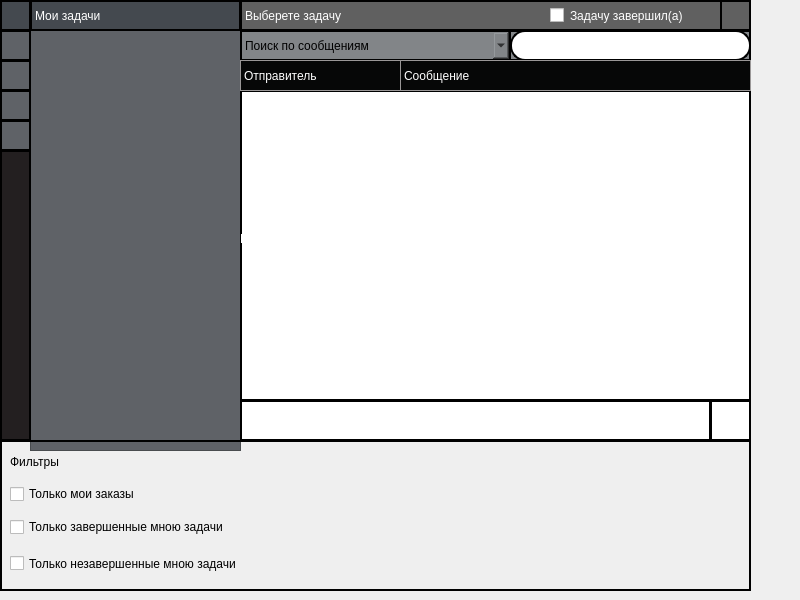
    <widget class="QWidget" name="page_3">
     <widget class="QTableView" name="tableView_allTasks_onMain">
      <property name="geometry">
       <rect>
        <x>30</x>
        <y>30</y>
        <width>211</width>
        <height>421</height>
       </rect>
      </property>
      <property name="styleSheet">
       <string notr="true">QTableView
{


	font: 600 9pt &quot;Segoe UI Semibold&quot;;
	background-color: rgb(95, 98, 103);
	font-size:14px;
	outline:none;
}

QTableView::item:selected
{
	
	background-color: rgb(64, 64, 64);
   /* border: 5px solid #f6f7fa;*/
    border-color: rgb(64, 64, 64);
}




QHeaderView::section {
   border: 2px solid rgb(0, 0, 0);

	font: 600 9pt &quot;Segoe UI Semibold&quot;;
	background-color: rgb(95, 98, 103);
	font-size:14px;
	outline:none;
} 

QScrollBar:vertical {
     border: none;
     background: rgb(87, 87, 87);
	 width:6px;
	 

 }
 QScrollBar::handle:vertical {
	 border-radius: 5px;
     background: rgb(134, 134, 134);
     min-height: 25px;
 }
 QScrollBar::add-line:vertical {
     background-color:none
 }

 QScrollBar::sub-line:vertical {
      background-color:none
 }


 QScrollBar::add-page:vertical, QScrollBar::sub-page:vertical {
     background: none;
 }

</string>
      </property>
     </widget>
     <widget class="QLabel" name="label_9">
      <property name="geometry">
       <rect>
        <x>30</x>
        <y>0</y>
        <width>211</width>
        <height>31</height>
       </rect>
      </property>
      <property name="styleSheet">
       <string notr="true">QLabel
{
	border: 2px solid rgb(0, 0, 0);
	background-color: rgb(68, 73, 79);
	color: white;
	font: 600 11pt &quot;Segoe UI Semibold&quot;;

}</string>
      </property>
      <property name="text">
       <string>Мои задачи</string>
      </property>
     </widget>
     <widget class="QPushButton" name="pushButton_createTask_onMain">
      <property name="geometry">
       <rect>
        <x>0</x>
        <y>30</y>
        <width>31</width>
        <height>31</height>
       </rect>
      </property>
      <property name="styleSheet">
       <string notr="true">
QPushButton
{
	border: 2px solid rgb(0, 0, 0);
	background-color: rgb(95, 98, 103);
}</string>
      </property>
      <property name="text">
       <string/>
      </property>
      <property name="icon">
       <iconset resource="images.qrc">
        <normaloff>:/img/plusChat.png</normaloff>:/img/plusChat.png</iconset>
      </property>
     </widget>
     <widget class="QPlainTextEdit" name="plainTextEdit_message_onMain">
      <property name="geometry">
       <rect>
        <x>240</x>
        <y>400</y>
        <width>471</width>
        <height>41</height>
       </rect>
      </property>
      <property name="styleSheet">
       <string notr="true">border: 2px solid rgb(0, 0, 0);
font: 600 9pt &quot;Segoe UI Semibold&quot;;
	background-color:none;
</string>
      </property>
     </widget>
     <widget class="QTableView" name="tableView_messages">
      <property name="geometry">
       <rect>
        <x>240</x>
        <y>90</y>
        <width>511</width>
        <height>311</height>
       </rect>
      </property>
      <property name="styleSheet">
       <string notr="true">QTableView
{

	border: 2px solid rgb(0, 0, 0);
	color: white;

	font: 600 9pt &quot;Segoe UI Semibold&quot;;

	font-size:14px;
	outline:none;
	background-image: url(:/img/backgroundPhoto.png);
}

QHeaderView::section {
   border: 2px solid rgb(0, 0, 0);
	font: 600 9pt &quot;Segoe UI Semibold&quot;;
	background-color: rgb(35, 31, 32);
	font-size:14px;
	outline:none;
} 

QScrollBar:vertical {
     border: none;
     background: rgb(87, 87, 87);
	 width:6px;
	 

 }
 QScrollBar::handle:vertical {
	 border-radius: 5px;
     background: rgb(134, 134, 134);
     min-height: 25px;
 }
 QScrollBar::add-line:vertical {
     background-color:none
 }

 QScrollBar::sub-line:vertical {
      background-color:none
 }


 QScrollBar::add-page:vertical, QScrollBar::sub-page:vertical {
     background: none;
 }
</string>
      </property>
     </widget>
     <widget class="QPushButton" name="pushButton_sendMessage_onMain">
      <property name="geometry">
       <rect>
        <x>710</x>
        <y>400</y>
        <width>41</width>
        <height>41</height>
       </rect>
      </property>
      <property name="styleSheet">
       <string notr="true">border: 2px solid rgb(0, 0, 0);
font: 600 9pt &quot;Segoe UI Semibold&quot;;
	background-color:white;
</string>
      </property>
      <property name="text">
       <string/>
      </property>
      <property name="icon">
       <iconset resource="images.qrc">
        <normaloff>:/img/sendMessageIcon.png</normaloff>:/img/sendMessageIcon.png</iconset>
      </property>
     </widget>
     <widget class="QLabel" name="label_currentTask_onMain">
      <property name="geometry">
       <rect>
        <x>240</x>
        <y>0</y>
        <width>511</width>
        <height>31</height>
       </rect>
      </property>
      <property name="styleSheet">
       <string notr="true">QLabel
{
	border: 2px solid rgb(0, 0, 0);
	background-color:rgb(96, 96, 96);
	font: 600 11pt &quot;Segoe UI Semibold&quot;;
	color: white;
}</string>
      </property>
      <property name="text">
       <string>Выберете задачу</string>
      </property>
     </widget>
     <widget class="QPushButton" name="pushButton_aboutTask_onMain">
      <property name="geometry">
       <rect>
        <x>0</x>
        <y>60</y>
        <width>31</width>
        <height>31</height>
       </rect>
      </property>
      <property name="styleSheet">
       <string notr="true">
QPushButton
{
	border: 2px solid rgb(0, 0, 0);
	background-color: rgb(95, 98, 103);
}</string>
      </property>
      <property name="text">
       <string/>
      </property>
      <property name="icon">
       <iconset resource="images.qrc">
        <normaloff>:/img/infoIcon.png</normaloff>:/img/infoIcon.png</iconset>
      </property>
     </widget>
     <widget class="QPushButton" name="pushButton_addPerformers_onMain">
      <property name="geometry">
       <rect>
        <x>0</x>
        <y>90</y>
        <width>31</width>
        <height>31</height>
       </rect>
      </property>
      <property name="styleSheet">
       <string notr="true">
QPushButton
{
	border: 2px solid rgb(0, 0, 0);
	background-color: rgb(95, 98, 103);
}</string>
      </property>
      <property name="text">
       <string/>
      </property>
      <property name="icon">
       <iconset resource="images.qrc">
        <normaloff>:/img/addPerformerIcon.png</normaloff>:/img/addPerformerIcon.png</iconset>
      </property>
     </widget>
     <widget class="QCheckBox" name="checkBox_isTaskCompleted_onMain">
      <property name="geometry">
       <rect>
        <x>550</x>
        <y>0</y>
        <width>241</width>
        <height>31</height>
       </rect>
      </property>
      <property name="styleSheet">
       <string notr="true">QCheckBox
{
	border-radius: 20px;	
	font: 600 11pt &quot;Segoe UI Semibold&quot;;
	color:white;
	background-color:none;
}</string>
      </property>
      <property name="text">
       <string>Задачу завершил(а)</string>
      </property>
     </widget>
     <widget class="QPushButton" name="pushButton_settings_onMain">
      <property name="geometry">
       <rect>
        <x>0</x>
        <y>0</y>
        <width>31</width>
        <height>31</height>
       </rect>
      </property>
      <property name="styleSheet">
       <string notr="true">
QPushButton
{
	border: 2px solid rgb(0, 0, 0);
	background-color: rgb(68, 73, 79);
}</string>
      </property>
      <property name="text">
       <string/>
      </property>
      <property name="icon">
       <iconset resource="images.qrc">
        <normaloff>:/img/settingsIcon.png</normaloff>:/img/settingsIcon.png</iconset>
      </property>
     </widget>
     <widget class="QLabel" name="label_currentTask_onMain_2">
      <property name="geometry">
       <rect>
        <x>240</x>
        <y>30</y>
        <width>511</width>
        <height>31</height>
       </rect>
      </property>
      <property name="styleSheet">
       <string notr="true">QLabel
{
	border: 2px solid rgb(0, 0, 0);
	background-color: rgb(130, 133, 136);
}</string>
      </property>
      <property name="text">
       <string/>
      </property>
     </widget>
     <widget class="QLineEdit" name="lineEdit_chatFilter_onMain">
      <property name="geometry">
       <rect>
        <x>510</x>
        <y>30</y>
        <width>241</width>
        <height>31</height>
       </rect>
      </property>
      <property name="styleSheet">
       <string notr="true">QLineEdit
{
	border: 2px solid rgb(0, 0, 0);
	border-radius: 15px;
	font: 600 10pt &quot;Segoe UI Semibold&quot;;
	background-color:none;
}</string>
      </property>
     </widget>
     <widget class="QComboBox" name="comboBox_selectChatFilter_onMain">
      <property name="geometry">
       <rect>
        <x>240</x>
        <y>30</y>
        <width>271</width>
        <height>31</height>
       </rect>
      </property>
      <property name="styleSheet">
       <string notr="true">QComboBox
{
	border: 2px solid rgb(0, 0, 0);
	background-color:rgb(130, 133, 136);
	font: 600 12pt &quot;Segoe UI Semibold&quot;;
}

QComboBox::drop-down {
	
    subcontrol-origin: padding;
    width: 28px;
	margin: 5px;

	subcontrol-position:right;
    border-left-color: darkgray;
    border-left-style: solid; /* just a single line */
    border-top-right-radius: 3px; /* same radius as the QComboBox */
    border-bottom-right-radius: 3px;
	image: url(:/img/arrowComboBoxIcon.png);

}


</string>
      </property>
      <item>
       <property name="text">
        <string>Поиск по сообщениям</string>
       </property>
       <property name="icon">
        <iconset resource="images.qrc">
         <normaloff>:/img/chatIconForCombobox.png</normaloff>:/img/chatIconForCombobox.png</iconset>
       </property>
      </item>
      <item>
       <property name="text">
        <string>Поиск по отправителю</string>
       </property>
       <property name="icon">
        <iconset resource="images.qrc">
         <normaloff>:/img/userIconForCombobox.png</normaloff>:/img/userIconForCombobox.png</iconset>
       </property>
      </item>
     </widget>
     <widget class="QPushButton" name="pushButton_refreshChat_onMain">
      <property name="geometry">
       <rect>
        <x>720</x>
        <y>0</y>
        <width>31</width>
        <height>31</height>
       </rect>
      </property>
      <property name="styleSheet">
       <string notr="true">QPushButton
{
	background-color:rgb(96, 96, 96);
	border: 2px solid rgb(0, 0, 0);
}
QPushButton:pressed
{
	background-color:rgb(87, 87, 87);
}</string>
      </property>
      <property name="text">
       <string/>
      </property>
      <property name="icon">
       <iconset resource="images.qrc">
        <normaloff>:/img/refreshChatIcon.png</normaloff>:/img/refreshChatIcon.png</iconset>
      </property>
     </widget>
     <widget class="QPushButton" name="pushButton_userCompletedTasks_onSettings">
      <property name="geometry">
       <rect>
        <x>0</x>
        <y>120</y>
        <width>31</width>
        <height>31</height>
       </rect>
      </property>
      <property name="styleSheet">
       <string notr="true">QPushButton
{
	border: 2px solid rgb(0, 0, 0);
	background-color: rgb(95, 98, 103);
}</string>
      </property>
      <property name="text">
       <string/>
      </property>
      <property name="icon">
       <iconset resource="images.qrc">
        <normaloff>:/img/completedTaskIcon.png</normaloff>:/img/completedTaskIcon.png</iconset>
      </property>
     </widget>
     <widget class="QLabel" name="label_34">
      <property name="geometry">
       <rect>
        <x>0</x>
        <y>440</y>
        <width>751</width>
        <height>151</height>
       </rect>
      </property>
      <property name="styleSheet">
       <string notr="true">background-image: url(:/img/backgroundPhotoOnlyForMain.png);

	border: 2px solid rgb(0, 0, 0);</string>
      </property>
      <property name="text">
       <string/>
      </property>
     </widget>
     <widget class="QCheckBox" name="checkBox_onlyCompletedTasksFilter_onMain">
      <property name="geometry">
       <rect>
        <x>10</x>
        <y>513</y>
        <width>441</width>
        <height>28</height>
       </rect>
      </property>
      <property name="styleSheet">
       <string notr="true">background-color:none;
	font: 600 11pt &quot;Segoe UI Semibold&quot;;
QCheckBox::::indicator
{
height: 30px; width: 30px;

}
</string>
      </property>
      <property name="text">
       <string>Только завершенные мною задачи</string>
      </property>
     </widget>
     <widget class="QLabel" name="label_18">
      <property name="geometry">
       <rect>
        <x>10</x>
        <y>450</y>
        <width>141</width>
        <height>24</height>
       </rect>
      </property>
      <property name="styleSheet">
       <string notr="true">	font: 600 11pt &quot;Segoe UI Semibold&quot;;
background-color:none;
</string>
      </property>
      <property name="text">
       <string>Фильтры</string>
      </property>
     </widget>
     <widget class="QCheckBox" name="checkBox_onlyNotCompletedTasksFilter_onMain">
      <property name="geometry">
       <rect>
        <x>10</x>
        <y>553</y>
        <width>611</width>
        <height>21</height>
       </rect>
      </property>
      <property name="styleSheet">
       <string notr="true">background-color:none;
	font: 600 11pt &quot;Segoe UI Semibold&quot;;
QCheckBox::::indicator
{
height: 30px; width: 30px;

}
</string>
      </property>
      <property name="text">
       <string>Только незавершенные мною задачи</string>
      </property>
     </widget>
     <widget class="QCheckBox" name="checkBox_onlyUsersTasks">
      <property name="geometry">
       <rect>
        <x>10</x>
        <y>480</y>
        <width>241</width>
        <height>28</height>
       </rect>
      </property>
      <property name="styleSheet">
       <string notr="true">
background-color:none;
	font: 600 11pt &quot;Segoe UI Semibold&quot;;
QCheckBox::::indicator
{
height: 30px; width: 30px;

}
</string>
      </property>
      <property name="text">
       <string>Только мои заказы</string>
      </property>
     </widget>
     <widget class="QLabel" name="label_4">
      <property name="geometry">
       <rect>
        <x>0</x>
        <y>150</y>
        <width>31</width>
        <height>291</height>
       </rect>
      </property>
      <property name="styleSheet">
       <string notr="true">	border: 2px solid rgb(0, 0, 0);

	background-color: rgb(35, 31, 32);</string>
      </property>
      <property name="text">
       <string/>
      </property>
     </widget>
     <widget class="QLabel" name="label_7">
      <property name="geometry">
       <rect>
        <x>240</x>
        <y>60</y>
        <width>161</width>
        <height>31</height>
       </rect>
      </property>
      <property name="styleSheet">
       <string notr="true">QLabel
{

	border: 1px solid rgb(154, 151, 151);
	background-color:rgb(6, 7, 7);
	font: 600 10pt &quot;Segoe UI Semibold&quot;;
	color: white;
	qproperty-alignment: AlignCenter;
}</string>
      </property>
      <property name="text">
       <string>Отправитель</string>
      </property>
     </widget>
     <widget class="QLabel" name="label_36">
      <property name="geometry">
       <rect>
        <x>400</x>
        <y>60</y>
        <width>351</width>
        <height>31</height>
       </rect>
      </property>
      <property name="styleSheet">
       <string notr="true">QLabel
{
	border: 1px solid rgb(154, 151, 151);
	background-color:rgb(6, 7, 7);
	font: 600 10pt &quot;Segoe UI Semibold&quot;;
	color: white;
	qproperty-alignment: AlignCenter;
}</string>
      </property>
      <property name="text">
       <string>Сообщение</string>
      </property>
     </widget>
     <widget class="QLabel" name="label_selectChatHint_onMain">
      <property name="geometry">
       <rect>
        <x>240</x>
        <y>183</y>
        <width>511</width>
        <height>111</height>
       </rect>
      </property>
      <property name="styleSheet">
       <string notr="true">QLabel
{
border: none;
background-color: none;
color:white;
font: 16pt &quot;Simple Bold Jut Out&quot;;
qproperty-alignment: AlignCenter;
}</string>
      </property>
      <property name="text">
       <string>Выберите чат</string>
      </property>
     </widget>
    </widget>
